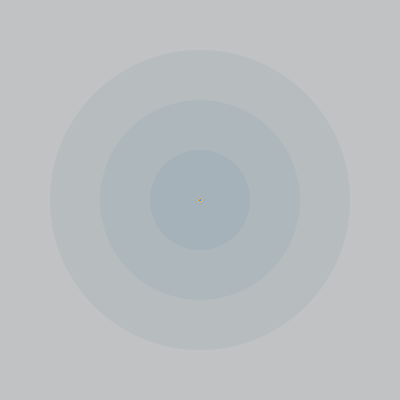
Frame 1 (no input)
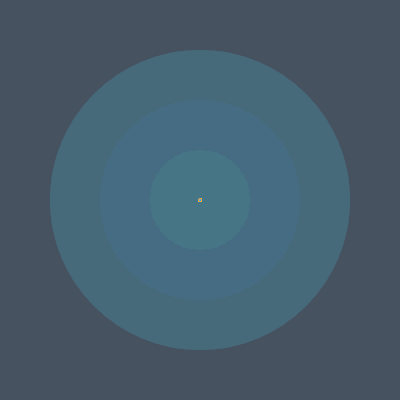
Frame 60 (the mouse pressed at the canvas centre just before this capture)
Frame 120 (the mouse held since frame 60 and released just before this capture): identical to frame 60, image omitted

The Processing sketch that drew these frames (run headless with seeded random() and noise(); from frame 60 on, the mouse is pressed at the canvas centre):

// Processing sketch: processing_27641
// ── processing_27641.pde

ArrayList particles;

Particle Move;

void setup() {

 size(400, 400); 
 noStroke();
 smooth();
 
 particles = new ArrayList();
 
 Move = new Particle();
 Move.location = new PVector(width/2f, height/2f);
 Move.fixed = true;
 Move.mass = 1.0;
 
 particles.add(Move);
}

void draw() {
  
  fill(#3A7A93,20);
  noStroke();
  ellipse(200,200,200,200);
  ellipse(200,200,300,300);
  ellipse(200,200,100,100);
  fill(#404F55,20);
  rect(0,0,400,400);
  fill(#FFB039);
  stroke(#FFB039);
 
  
  for (int i = particles.size()-1; i >= 0; i--) {
    Particle p = (Particle)particles.get(i);
    applyDissipativeForce(p, 0.001);
    applyAttractiveForce(Move, p, 200f, 20f); 
    if(!p.exist()) {
      particles.remove(i);  
    }
  }  
}


void mouseDragged() {
  particles.add(new Particle());   
}

void applyDissipativeForce(Particle p, float friction) {
  PVector f = PVector.mult(p.velocity, -friction);
  p.applyForce(f);
}

void applyAttractiveForce(Particle Move, Particle b, float strength, float minDistance) {
  PVector dir = PVector.sub(Move.location, b.location);
  float d = dir.mag(); 
  if (d < minDistance) d = minDistance;
  dir.normalize(); 
  float force = (strength * Move.mass * Move.mass) / (d * d); 
  dir.mult(force);
  if (!b.fixed) b.applyForce(dir);
  if (!Move.fixed) {
    dir.mult(-1f);
    Move.applyForce(dir);
  }
}


public class Particle {
  PVector location;
  PVector velocity;
  PVector acceleration;
  float mass;
  boolean fixed;
  
  public Particle() {
      location = new PVector(mouseX, mouseY);
      velocity = new PVector(mouseX-pmouseX, mouseY-pmouseY);   
      acceleration = new PVector(0, 0, 0);
      mass = 1;
      fixed = false;
  }
 
  public boolean exist() {
     if (fixed) {
       fill(#1C9BFF); 
     } else {
       velocity.add(acceleration);
       location.add(velocity);
       acceleration.mult(0);
       fill(#FFF262);
     }
     ellipse(location.x, location.y, 3, 3); 
     return true;
  }
  
  void applyForce(PVector force) {
      acceleration.add(PVector.div(force, mass));
  }
    
}
